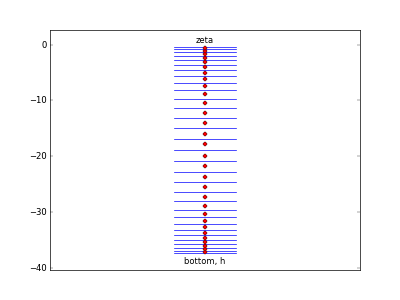

Here is the Python script that generated this plot:
from okean import roms
import pylab as pl

his='ocean_his.nc'
grd='ocean_grd.nc'

r=roms.His(his,grd)

z_r=r.s_levels(time=100,ruvpw='r',i=50,j=20)
z_w=r.s_levels(time=100,ruvpw='w',i=50,j=20)

pl.figure()
for z in z_w:
  pl.plot([-1,1],[z,z],'b')

pl.plot(0*z_r,z_r,'ro')
pl.xlim(-5,5)
pl.ylim(z_w.min()-3,z_w.max()+3)
pl.text(0,z_w.min()-2,'bottom, h',ha='center')
pl.text(0,z_w.max()+.5,'zeta',ha='center')
pl.gca().set_xticks([])

pl.savefig('ex_roms_10.png',dpi=50)
